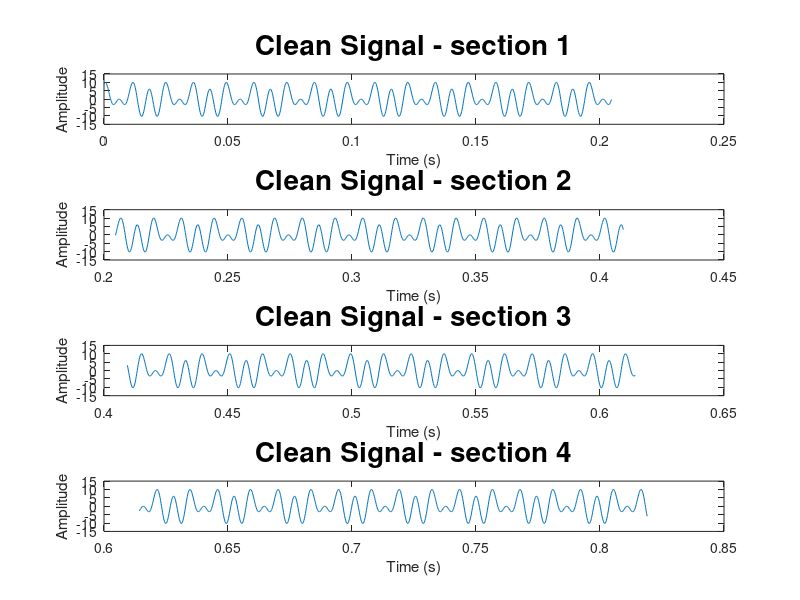
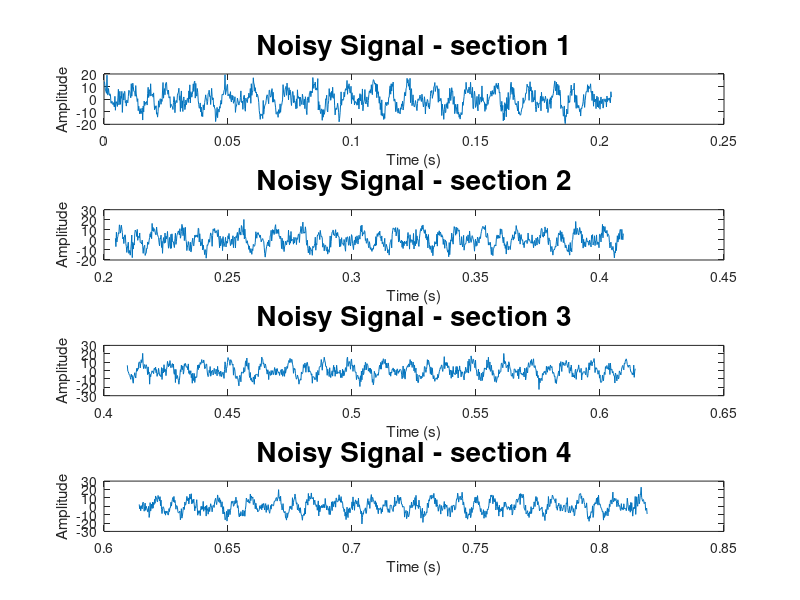
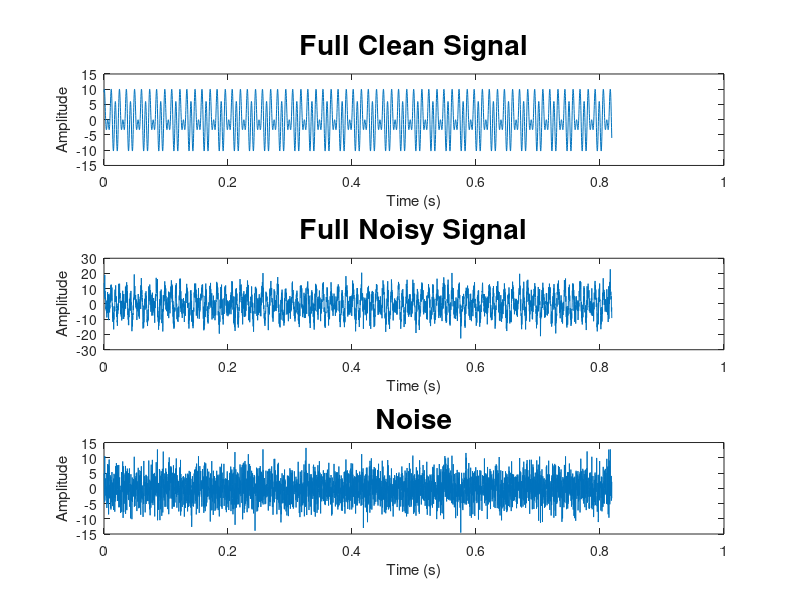
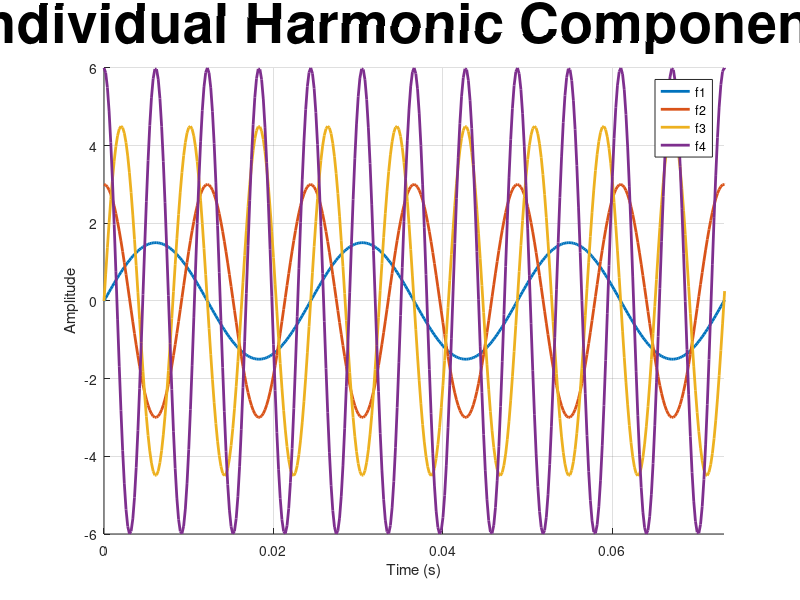

The MATLAB source for these figures, in order: (Note: this script raises an error after producing the figures.)
close all;
%% --------------------- TASK 1 ------------------------------------------
% Signal Parameters
fs = 5000; % Sampling frequency
N = 1024; % Samples per section
M = 4;  % Number of sections (stated in question)
t = (0:N*M-1)/fs;

% Frequency of harmonic components 
% Notes are the harmonics of the low E string of a Bass guitar. 
f1 = 41; % E1
f2 = 2*f1; % 2nd harmonic
f3 = 3*f1; % 3rd harmonic
f4 = 4*f1; % 4th harmonic

% Amplitudes
A1 = 1.5;
A2 = 3;
A3 = 4.5;
A4 = 6;

% Clean Signal
signal = A1*sin(2*pi*f1*t) + A2*cos(2*pi*f2*t) + A3*sin(2*pi*f3*t) + A4*cos(2*pi*f4*t);

% noise 
sigma = 4; % Standard deviation (Variance = 2^2 = 4)
noise = sigma * randn(1, N*M);

% Noisy signal 
noisysig = noise + signal;


% Defining section indices to make life easier
s1_idx = 1:N;
s2_idx = N : 2*N;
s3_idx = 2*N : 3*N;
s4_idx = 3*N : 4*N;



% figure 1: Clean signal in 4 sections 
figure;

subplot(4,1,1);
plot(t(s1_idx), signal(s1_idx));
title('Clean Signal - section 1','FontSize',20);
xlabel('Time (s)');
ylabel('Amplitude');

subplot(4,1,2);
plot(t(s2_idx), signal(s2_idx));
title('Clean Signal - section 2','FontSize',20);
xlabel('Time (s)');
ylabel('Amplitude');

subplot(4,1,3);
plot(t(s3_idx), signal(s3_idx));
title('Clean Signal - section 3','FontSize',20);
xlabel('Time (s)');
ylabel('Amplitude');

subplot(4,1,4);
plot(t(s4_idx), signal(s4_idx));
title('Clean Signal - section 4','FontSize',20);
xlabel('Time (s)');
ylabel('Amplitude');

% Figure 2: Noisy  signal in 4 sections 

figure;

subplot(4,1,1);
plot(t(s1_idx), noisysig(s1_idx));
title('Noisy Signal - section 1','FontSize',20);
xlabel('Time (s)');
ylabel('Amplitude');

subplot(4,1,2);
plot(t(s2_idx), noisysig(s2_idx));
title('Noisy Signal - section 2','FontSize',20);
xlabel('Time (s)');
ylabel('Amplitude');

subplot(4,1,3);
plot(t(s3_idx), noisysig(s3_idx));
title('Noisy Signal - section 3','FontSize',20);
xlabel('Time (s)');
ylabel('Amplitude');

subplot(4,1,4);
plot(t(s4_idx), noisysig(s4_idx));
title('Noisy Signal - section 4','FontSize',20);
xlabel('Time (s)');
ylabel('Amplitude');

% Figure 3: Full clean signal, noisy signal, and noise 

figure;

subplot(3,1,1);
plot(t, signal);
title('Full Clean Signal','FontSize',20);
xlabel('Time (s)');
ylabel('Amplitude');

subplot(3,1,2);
plot(t, noisysig);
title('Full Noisy Signal','FontSize',20);
xlabel('Time (s)');
ylabel('Amplitude');

subplot(3,1,3);
plot(t, noise);
title('Noise','FontSize',20);
xlabel('Time (s)');
ylabel('Amplitude');

% Figure 4: plot of individual harmonic components
figure; 
hold on;

plot(t, A1*sin(2*pi*f1*t), 'LineWidth', 2);
plot(t, A2*cos(2*pi*f2*t), 'LineWidth', 2);
plot(t, A3*sin(2*pi*f3*t), 'LineWidth', 2);
plot(t, A4*cos(2*pi*f4*t), 'LineWidth', 2);

title('Individual Harmonic Components','FontSize',40);
xlabel('Time (s)');
ylabel('Amplitude');
legend('f1','f2','f3','f4');
grid on;

% Limit x-axis to show only 3 periods of the fundamental frequency
xlim([0 3/f1]);  % 3 periods of f1


%% ------------------ TASK 2 ---------------------
%% ------------ E: filter the signal --------------------------
Hd = filter_code;  %import filter code 

% Apply the filter
filtered_signal = filter(Hd, noisysig);

figure;     
plot(t, noisysig, 'r', 'LineWidth', 2); hold on;  % Noisy signal
plot(t, filtered_signal, 'k', 'LineWidth', 4); %Filtered 
plot(t, signal, 'b', 'LineWidth', 2);% clean

xlabel('Time (s)');
ylabel('Amplitude');
title('Original vs Noisy vs Filtered Signal', 'FontSize',40);
legend('Noisy Signal','Filtered Signal','Original CleanSignal');
grid on;
%% ---------------------- F: Spectra ---------------------------
Ntotal = length(noisysig);          % total number of samples

clean = abs(fft(signal));% clean signal spectrum
noisy = abs(fft(noisysig));% noisy signal spectrum
filtered = abs(fft(filtered_signal)); % filtered signal spectrum

% Shift zero frequency to center
clean_shifted = fftshift(clean);
noisy_shifted = fftshift(noisy);
filtered_shifted = fftshift(filtered);

% Frequency vector
fv = -fs/2:fs/(Ntotal-1):fs/2;

figure;

subplot(3,1,1);
stem(fv, clean_shifted, 'filled');
xlabel('Frequency (Hz)');
ylabel('Magnitude');
title('Clean Signal Spectrum');
xlim([-500, 500]);
grid on;

subplot(3,1,2);
stem(fv, noisy_shifted, 'filled');
xlabel('Frequency (Hz)');
ylabel('Magnitude');
title('Noisy Signal Spectrum');
xlim([-500, 500]);  
grid on;

subplot(3,1,3);
stem(fv, filtered_shifted, 'filled');
xlabel('Frequency (Hz)');
ylabel('Magnitude');
title('Filtered Signal Spectrum');
xlim([-500, 500]); 
grid on;

